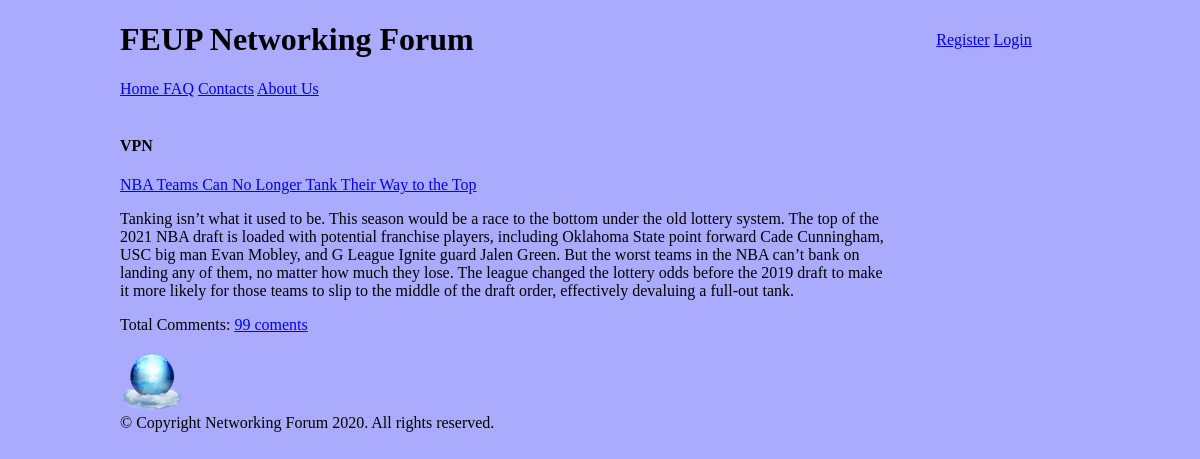
/php/list_by_topic.php?topic=VPN, run on an earlier commit of the app's database.
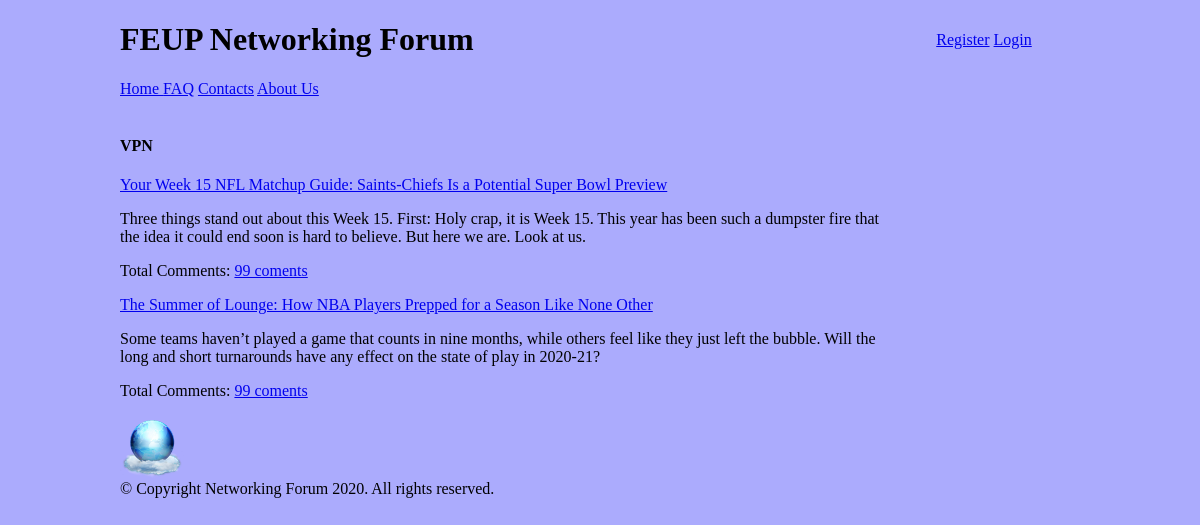
And on a later commit of the database.
### tables this page shows
CREATE TABLE forumpost (
    postid integer PRIMARY KEY AUTOINCREMENT,
    posttitle text NOT NULL,
    content text CHECK(LENGTH(content)>= 0 AND LENGTH(content)<20000),
    username text REFERENCES user, 
    topic text REFERENCES topic, 
    postrate integer CHECK(postrate>=0 AND postrate <=5),
    forumpostcollection_id integer REFERENCES collection
    );

### database/posts.php (called while the page is built, shortened)
<?php
function getPostsByTopic($topic)
{
  global $dbh;
  $stmt = $dbh->prepare('SELECT postid, posttitle,content,topic FROM forumpost  WHERE topic = ?');
  $stmt->execute(array($topic));
  return $stmt->fetchAll();
}

### php/list_by_topic.php (the view, shortened to what this page needs)
<?php
    require_once("../database/init.php");
    require_once("../database/posts.php");
    include_once("../templates/homepage_section/header_pagina_inicial_tpl.php");
?>
<section id="posts">
<article>
<aside id="related">
 <?php
    $topic = $_GET["topic"];
 ?>
 <h1> <?php echo $topic;?> </h1>
 <?php $articles = getPostsByTopic($topic); ?>
 <?php foreach ($articles as $article) { ?>
        <article>
            <a href="../php/post.php?postid=<?php echo $article['postid'] ?>"><?php echo $article['posttitle'] ?></a>
            <p><?php echo $article['content'] ?></p>
            <p>Total Comments: <a href="../php/post.php?postitle=<?php echo $article['posttitle'] ?>&postid=<?php echo $article['postid']?>"> <?php print_r("99 coments") ?></a>
        </article>
       </aside>
 <?php  } ?>
 <?php
include_once("../templates/static_sections/footer_tpl.php");
 ?>

What changed in the data, as far as the page shows it:
no longer on this page (row edited): forumpost: posttitle "NBA Teams Can No Longer Tank Their Way to the Top", content "Tanking isn’t what it used to be. This season would be a race to the bottom under the old lottery system. The top of the 2021 NBA draft is loaded with potential franchise players, including Oklahoma State point forward Cade Cunningham, USC big man Evan Mobley, and G League Ignite guard Jalen Green. But the worst teams in the NBA can’t bank on landing any of them, no matter how much they lose. The league changed the lottery odds before the 2019 draft to make it more likely for those teams to slip to the middle of the draft order, effectively devaluing a full-out tank.", value "99 coments"
now on this page (row edited): forumpost: posttitle "Your Week 15 NFL Matchup Guide: Saints-Chiefs Is a Potential Super Bowl Preview", content "Three things stand out about this Week 15. First: Holy crap, it is Week 15. This year has been such a dumpster fire that the idea it could end soon is hard to believe. But here we are. Look at us.", value "99 coments"
added forumpost: posttitle "The Summer of Lounge: How NBA Players Prepped for a Season Like None Other", content "Some teams haven’t played a game that counts in nine months, while others feel like they just left the bubble. Will the long and short turnarounds have any effect on the state of play in 2020-21?", value "99 coments"
